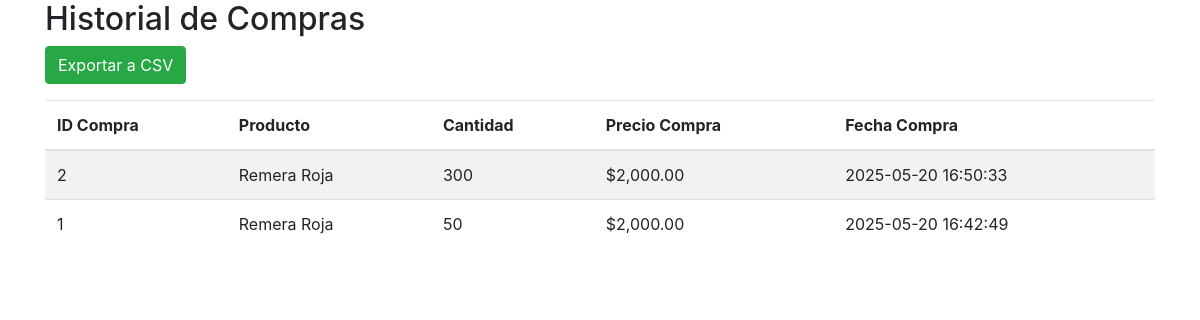
Screenshot of /historial_compras.php with the database file from the repository.
### tables this page shows
CREATE TABLE `compras` (
  `id` int(11) NOT NULL,
  `producto_id` int(11) NOT NULL,
  `cantidad` int(11) NOT NULL,
  `fecha_compra` datetime DEFAULT current_timestamp()
);

CREATE TABLE `productos` (
  `id` int(11) NOT NULL,
  `nombre` varchar(100) NOT NULL,
  `precio_compra` decimal(10,2) NOT NULL,
  `precio_venta` decimal(10,2) NOT NULL,
  `stock` int(11) NOT NULL,
  `categoria` varchar(50) DEFAULT NULL,
  `descripcion` text DEFAULT NULL
);

### historial_compras.php (the view, shortened to what this page needs)
<?php
include('conexion.php');
$sql_compras = "
    SELECT c.id, p.nombre AS producto, c.cantidad, p.precio_compra, c.fecha_compra
    FROM compras c
    INNER JOIN productos p ON c.producto_id = p.id
    ORDER BY c.fecha_compra DESC
";
$stmt_compras = $conexion->prepare($sql_compras);
$stmt_compras->execute();
$compras = $stmt_compras->fetchAll(PDO::FETCH_ASSOC);
?>
<!DOCTYPE html>
<html lang="es">
<head>
    <link href="https://stackpath.bootstrapcdn.com/bootstrap/4.5.2/css/bootstrap.min.css" rel="stylesheet">
</head>
<body>
    <div class="container">
        <h2>Historial de Compras</h2>
        <form method="POST">
            <button type="submit" name="exportar_csv" class="btn btn-success mb-3">Exportar a CSV</button>
        </form>
        <table class="table table-striped">
            <thead>
                <tr>
                    <th>ID Compra</th>
                    <th>Producto</th>
                    <th>Cantidad</th>
                    <th>Precio Compra</th>
                    <th>Fecha Compra</th>
                </tr>
            </thead>
            <tbody>
                <?php foreach ($compras as $compra): ?>
                    <tr>
                        <td><?= $compra['id']; ?></td>
                        <td><?= $compra['producto']; ?></td>
                        <td><?= $compra['cantidad']; ?></td>
                        <td>$<?= number_format($compra['precio_compra'], 2); ?></td>
                        <td><?= $compra['fecha_compra']; ?></td>
                    </tr>
                <?php endforeach; ?>
            </tbody>
        </table>
    </div>
</body>
</html>

### rows the page displays
compras: id "2", producto.nombre "Remera Roja", cantidad "300", producto.precio_compra "2,000.00", fecha_compra "2025-05-20 16:50:33"
compras: id "1", producto.nombre "Remera Roja", cantidad "50", producto.precio_compra "2,000.00", fecha_compra "2025-05-20 16:42:49"
